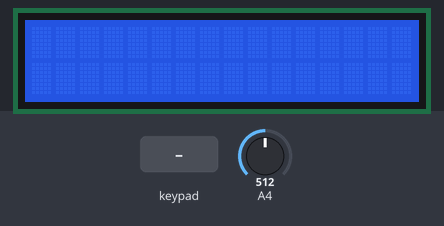
This sketch was run on a simulated Arduino Uno, built with avr-gcc and run on an emulated ATmega328P. Parts: 16×2 character LCD. Inputs (shaded band) come from the test bench; at power-on: A4 = 512.

Above: at 1.2 s.
1.3 s: keypad keys 7 + 5 = pressed 0.4 s apart
At 3.1 s:
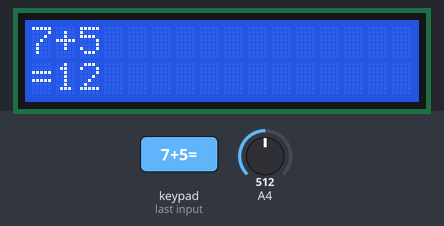
4.4 s: key '*' pressed
At 4.7 s:
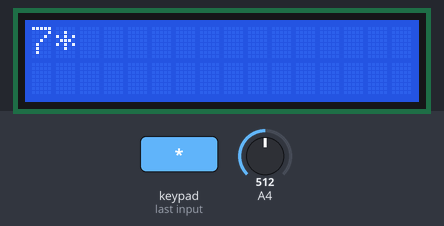
5.9 s: keypad keys 8 / 2 = pressed 0.4 s apart
At 7.9 s:
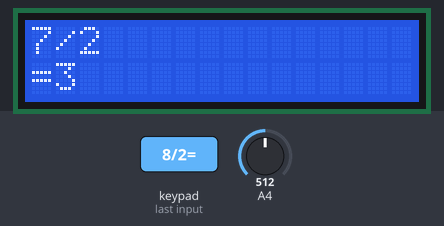
9.0 s: keypad keys 9 - 4 = pressed 0.4 s apart
At 11.0 s:
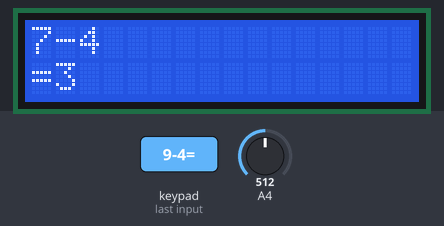
12.1 s: keypad keys 6 * 7 = pressed 0.4 s apart
At 14.0 s:
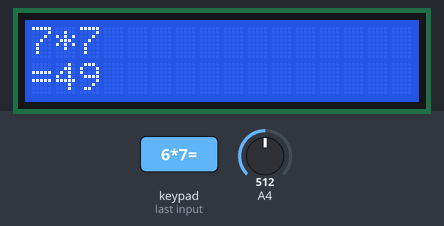
15.2 s: key '1' pressed
At 16.2 s:
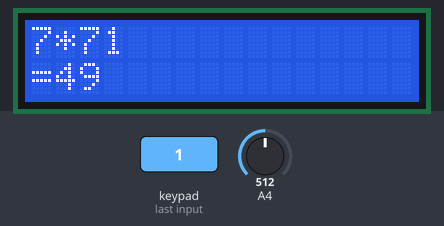
Timing chart, 0 to 17.7 s (numbered marks = the images above; inputs shaded):
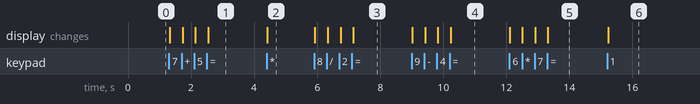

The sketch:

tp2_calculadora_spd.ino
```cpp
//TP2
//MATEO HOLIK
//ALEJANDRO HOLIK
#include<LiquidCrystal.h>
#include<Keypad.h>

#define NO_BOTON 0
#define BOTON_1  1
#define BOTON_2  2

LiquidCrystal lcd(8,13,A0,A1,A2,A3);

const byte ROWS = 4;
const byte COLS = 4;

char hexaKeys[ROWS][COLS] =
{
  {'1','2','3','+'},
  {'4','5','6','-'},
  {'7','8','9','*'},
  {'x','0','=','/'}
};

byte rowPins[ROWS] = {7, 6, 5, 4}; //filas
byte colPins[COLS] = {3, 2, 1, 0}; //columnas

Keypad myKeypad = Keypad( makeKeymap(hexaKeys), rowPins, colPins, ROWS, COLS);

boolean valorActual = false;
boolean final = false;

String num1Str = "";
String num2Str = "";
String numBoton1Str="";
String totalStr = "";

boolean controlBoton1 = false;

int total;
int movimiento;
char operacion;
char teclaIngresada;
int numLength;
int error=0;

int num1Int = 0;
int num2Int = 0;
int numBoton1Int = 0;
int totalInt = 0;
int botonAhora = 0;
int botonAntes = NO_BOTON;

//variable que presiono igual para controlar negativo
boolean chkResultadoGenerado = false;

//contador operadores
int cantOperadores = 0;

//de esta funcion se obtiene el valor NO_KEY que es vacio
//keypad retorna la tecla ingresada por el usuario


void setup()
{
 lcd.begin(16,2);
 //setea el pin A4 como uno de entrada
 pinMode(A4, INPUT);
}


void loop()
{
  //
  teclaIngresada = myKeypad.getKey();

  ingresoNumero(teclaIngresada);

  positivoNegativo(teclaIngresada);

  inputOperador(valorActual, teclaIngresada);
  //
  calculoOperacion(num1Int, num2Int, operacion, teclaIngresada);
  //
  botonAhora = leerBoton();
  //
  botonPresionado(botonAhora);
  delay(50);
}

/******************************************************************
funcion que identifica si fue presionada uno de los pulsadores
******************************************************************/
void botonPresionado(int botonAhora)
{
  //funcion anti-rebote de boton
  if(botonAhora != NO_BOTON && botonAhora != botonAntes)
  {
      switch(botonAhora)
      {
        case 1:
          if (chkResultadoGenerado == true)
          {
            numBoton1Str = totalStr;
            controlBoton1 = true;
            num1Str = String(totalStr);
            num1Int = totalInt;//toma el valor ingresado primeramente
            num2Str = "";
            lcd.clear();
            chkResultadoGenerado = false;
          }
        break;

        case 2:
          lcd.clear();
          lcd.print(num1Int);
        break;

      }
  }
  botonAntes = botonAhora;
}

/******************************************************************
funcion que mide el voltaje y de acuerdo al boton presionado
verifica en que rango de voltaje se encuentra y retonra en una vairable int
el boton presionado
******************************************************************/
int leerBoton()
{
    int valorA4 = analogRead(A4); //devuelve el valor int
    int retorno = NO_BOTON;

    if(valorA4>510 && valorA4<531)
    {
        retorno = BOTON_1;
    }
        if(valorA4>681 && valorA4<700)
    {
        retorno = BOTON_2;
    }
        return retorno;
}

/******************************************************************
La funcion recibe la tecla ingresada por el usuario e imprime en
el display el simbolo de la operacion; + - * /
******************************************************************/
void inputOperador(boolean valorActual, char teclaIngresada)
{

    if (valorActual == false &&  num1Str != "" && teclaIngresada != NO_KEY && (teclaIngresada == '/' || teclaIngresada == '*' || teclaIngresada == '-' || teclaIngresada == '+'))
    {
        if (cantOperadores == 0)
        {
          cantOperadores++;
          valorActual = true;
          operacion = teclaIngresada;
          lcd.clear();
          lcd.print(num1Int);
          lcd.print(operacion);
        }
        else
        {
          cantOperadores++;
          valorActual = true;
          operacion = teclaIngresada;
          lcd.clear();
          lcd.print(num1Int);
          lcd.print(operacion);
          num2Str = "";
          num2Int = 0;
        }
    }
}

/******************************************************************
La funcion recibe la tecla ingresada por el usuario
transforma el numero de char a entero y lo imprime por pantalla
******************************************************************/
void ingresoNumero(char teclaIngresada)
{

    if (teclaIngresada != NO_KEY && (teclaIngresada=='9'||teclaIngresada=='8'||teclaIngresada=='7'||teclaIngresada=='6'||teclaIngresada=='5'
    ||teclaIngresada=='4'||teclaIngresada=='3'||teclaIngresada=='2'||teclaIngresada=='1'||teclaIngresada=='0'))
    {

      if (cantOperadores == 0)
      {
        num1Str = num1Str + teclaIngresada;
        num1Int = String(num1Str).toInt();
        numLength = num1Str.length();
        movimiento = numLength;
        lcd.setCursor(0, 0);
        lcd.print(num1Int);
      }
      else
      {
        num2Str = num2Str + teclaIngresada;
        num2Int = String(num2Str).toInt();
        movimiento = (num1Str.length()) + (String(operacion).length());
        lcd.setCursor(movimiento, 0);
        lcd.print(num2Int);
        final = true;
      }
    }
}

/******************************************************************
La funcion recibe la tecla ingresada y comprueba si es un numero positivo o uno negativo
******************************************************************/
void positivoNegativo(char teclaIngresada)
{

    if (teclaIngresada != NO_KEY && teclaIngresada == 'x')
    {

        if (chkResultadoGenerado == false)
        {
            if (num1Int > 0)
            {
                num1Int = -abs(num1Int);
                num1Str = String("-" + num1Str);
                lcd.setCursor(0,0);
                lcd.print(num1Int);
            }
            else
            {
                lcd.setCursor(0,0);
                num1Int = abs(num1Int);
                num1Str = String(num1Str);
                movimiento = numLength;
                lcd.clear();
                lcd.print(num1Int);
            }
        }

    }
}

/******************************************************************
La funcion recibe los numeros ingresados y el simbolo que se desea aplicar a la cuenta
segun el operador ingresado (+, -, /, *), realiza el calculo y lo imprime por pantalla
******************************************************************/
void calculoOperacion(int numero1, int numero2, char simbolo, char teclaIngresada)
{

    if (final == true && teclaIngresada != NO_KEY && teclaIngresada == '=')
    {
        if (simbolo == '+')
        {
            totalInt = (numero1) + (numero2) ;
        }
        else if (simbolo == '-')
        {
        if(numero1 >=0)
        {
            totalInt = (numero1) - (numero2);
        }
        else
        {
            totalInt = (numero1) + (-numero2);
        }
        }
        else if (simbolo == '*')
        {
            totalInt = numero1 * numero2 ;
        }
        else if (simbolo == '/')
        {
            if(numero2==0)
            {
                lcd.clear();
                lcd.print(numero1);
                lcd.print(simbolo);
                lcd.print(numero2);

                lcd.setCursor(0,2);

                lcd.print("Error / por 0");
                error=1;
            }
            else
            {
                totalInt = numero1 / numero2;
                error=0;
            }
        }

        chkResultadoGenerado = true;
        lcd.setCursor(0,2);

        if(error!=1)
        {
            lcd.print("=");
            lcd.print(totalInt);
            totalStr = String(totalInt);
        }
    }
}
```

Measured:
- after the input at 1.3 s, the display: first changes at once (image 1 shows a later state)
- after the input at 4.4 s, the display: changes at once (image 2)
- after the input at 5.9 s, the display: first changes at once (image 3 shows a later state)
- after the input at 9.0 s, the display: first changes at once (image 4 shows a later state)
- after the input at 12.1 s, the display: first changes at once (image 5 shows a later state)
- after the input at 15.2 s, the display: changes at once (image 6)
